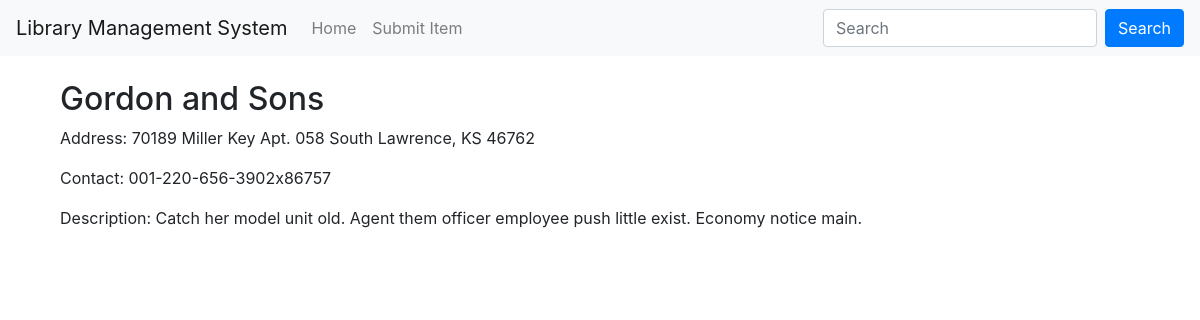
Page /library/4/ on the committed database.
### library/models.py (models this page shows)
class Library(models.Model):
    name = models.CharField(max_length=100, default="")
    address = models.CharField(max_length=200, default="")
    contact = models.CharField(max_length=100, default="")
    description = models.TextField(default="")

### library/views.py (the view)
# urls.py: path('library/<int:pk>/', views.library_detail, name='library_detail'),
def library_detail(request, pk):
    library = get_object_or_404(Library, pk=pk)
    return render(request, 'library_detail.html', {'library': library})

### library/templates/library_detail.html
{% extends 'base.html' %}
{% block content %}
<div class="container mt-4">
    <h2>{{ library.name }}</h2>
    <p>Address: {{ library.address }}</p>
    <p>Contact: {{ library.contact }}</p>
    <p>Description: {{ library.description }}</p>
</div>
{% endblock %}

### rows in the picture
Library: name "Gordon and Sons", address "70189 Miller Key Apt. 058 South Lawrence, KS 46762", contact "001-220-656-3902x86757", description "Catch her model unit old. Agent them officer employee push little exist. Economy notice main."
